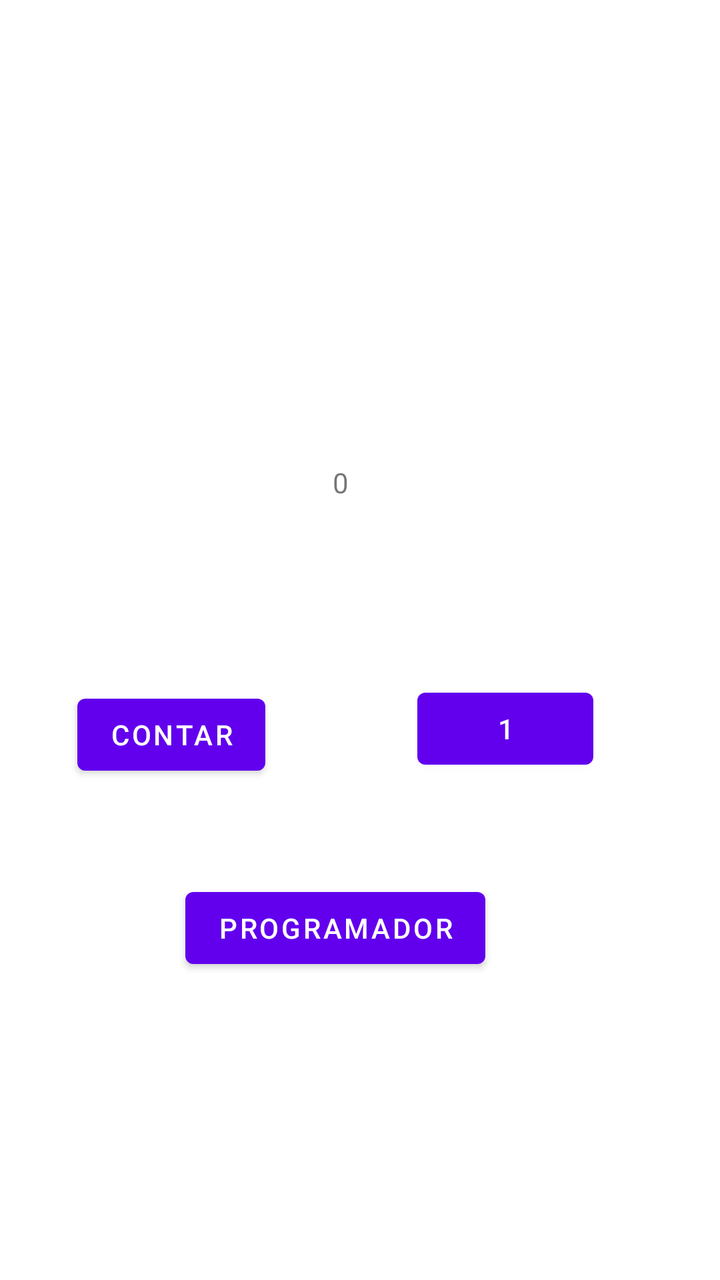
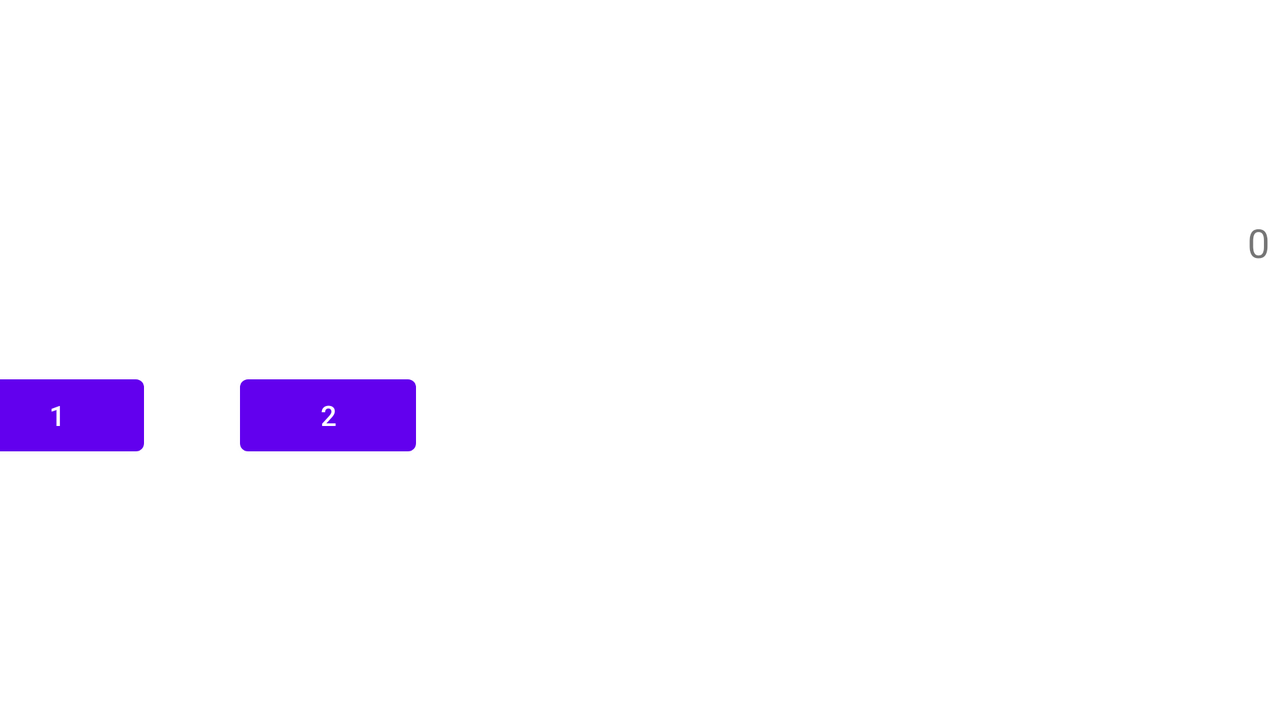

The same Android screen from two of the app's own layout files: first res/layout/ as a phone draws it, then the repository's variant for another configuration, drawn on a device whose configuration selects that folder. Both files follow.
<!-- AndroidManifest.xml: application theme Theme.MiPrimerPrograma -->
<!-- res/layout/activity_main.xml -->
<?xml version="1.0" encoding="utf-8"?>
<androidx.constraintlayout.widget.ConstraintLayout xmlns:android="http://schemas.android.com/apk/res/android"
    xmlns:app="http://schemas.android.com/apk/res-auto"
    xmlns:tools="http://schemas.android.com/tools"
    android:layout_width="match_parent"
    android:layout_height="match_parent"
    tools:context=".MainActivity">

    <TextView
        android:id="@+id/txtvDisplay"
        android:layout_width="wrap_content"
        android:layout_height="wrap_content"
        android:text="0"
        app:layout_constraintBottom_toBottomOf="parent"
        app:layout_constraintEnd_toEndOf="parent"
        app:layout_constraintHorizontal_bias="0.473"
        app:layout_constraintStart_toStartOf="parent"
        app:layout_constraintTop_toTopOf="parent"
        app:layout_constraintVertical_bias="0.373" />

    <Button
        android:id="@+id/button"
        android:layout_width="wrap_content"
        android:layout_height="wrap_content"
        android:onClick="onClickContar"
        android:text="Contar"
        app:layout_constraintBottom_toBottomOf="parent"
        app:layout_constraintEnd_toEndOf="parent"
        app:layout_constraintHorizontal_bias="0.145"
        app:layout_constraintStart_toStartOf="parent"
        app:layout_constraintTop_toBottomOf="@+id/txtvDisplay"
        app:layout_constraintVertical_bias="0.271" />

    <Button
        android:id="@+id/button2"
        android:layout_width="wrap_content"
        android:layout_height="wrap_content"
        android:layout_marginStart="76dp"
        android:onClick="onClickNumero"
        android:text="1"
        app:layout_constraintBottom_toBottomOf="parent"
        app:layout_constraintEnd_toEndOf="parent"
        app:layout_constraintHorizontal_bias="0.0"
        app:layout_constraintStart_toEndOf="@+id/button"
        app:layout_constraintTop_toTopOf="parent"
        app:layout_constraintVertical_bias="0.575" />

    <Button
        android:id="@+id/button3"
        android:layout_width="wrap_content"
        android:layout_height="wrap_content"
        android:layout_marginBottom="152dp"
        android:onClick="onClickProgramador"
        android:text="Programador"
        app:layout_constraintBottom_toBottomOf="parent"
        app:layout_constraintEnd_toEndOf="parent"
        app:layout_constraintHorizontal_bias="0.441"
        app:layout_constraintStart_toStartOf="parent"
        app:layout_constraintTop_toBottomOf="@+id/button2"
        app:layout_constraintVertical_bias="1.0" />

</androidx.constraintlayout.widget.ConstraintLayout>
<!-- resources referenced by this layout -->
<resources>
  <style name="Theme.MiPrimerPrograma" parent="Theme.MaterialComponents.DayNight.DarkActionBar">
          
          <item name="colorPrimary">@color/purple_500</item>
          <item name="colorPrimaryVariant">@color/purple_700</item>
          <item name="colorOnPrimary">@color/white</item>
          
          <item name="colorSecondary">@color/teal_200</item>
          <item name="colorSecondaryVariant">@color/teal_700</item>
          <item name="colorOnSecondary">@color/black</item>
          
          <item name="android:statusBarColor" tools:targetApi="l">?attr/colorPrimaryVariant</item>
          
      </style>
</resources>
<!-- res/layout-land/activity_main.xml (the repository's variant of the layout above) -->
<!-- drawn on the phone turned sideways -->
<?xml version="1.0" encoding="utf-8"?>
<androidx.constraintlayout.widget.ConstraintLayout xmlns:android="http://schemas.android.com/apk/res/android"
    xmlns:app="http://schemas.android.com/apk/res-auto"
    xmlns:tools="http://schemas.android.com/tools"
    android:layout_width="match_parent"
    android:layout_height="match_parent"
    tools:context=".MainActivity">

    <TextView
        android:id="@+id/txtvDisplay"
        android:layout_width="match_parent"
        android:layout_height="wrap_content"
        android:layout_marginRight="5dp"
        android:gravity="right"
        android:text="0"
        android:textSize="20sp"
        app:layout_constraintBottom_toBottomOf="parent"
        app:layout_constraintEnd_toEndOf="parent"
        app:layout_constraintHorizontal_bias="0.471"
        app:layout_constraintStart_toStartOf="parent"
        app:layout_constraintTop_toTopOf="parent"
        app:layout_constraintVertical_bias="0.323" />

    <Button
        android:id="@+id/btnUno"
        android:layout_width="wrap_content"
        android:layout_height="wrap_content"
        android:layout_marginEnd="568dp"
        android:onClick="onClickNumero"
        android:text="@string/btnStringUno"
        app:layout_constraintBottom_toBottomOf="parent"
        app:layout_constraintEnd_toEndOf="parent"
        app:layout_constraintTop_toTopOf="parent"
        app:layout_constraintVertical_bias="0.589" />

    <Button
        android:id="@+id/btnDos"
        android:layout_width="wrap_content"
        android:layout_height="wrap_content"
        android:layout_marginEnd="432dp"
        android:onClick="onClickNumero"
        android:text="@string/btnStringDos"
        app:layout_constraintBottom_toBottomOf="parent"
        app:layout_constraintEnd_toEndOf="parent"
        app:layout_constraintTop_toTopOf="parent"
        app:layout_constraintVertical_bias="0.589" />

</androidx.constraintlayout.widget.ConstraintLayout>
<!-- resources referenced by the variant -->
<!-- as the phone turned sideways resolves them -->
<resources>
  <string name="btnStringDos">2</string>
  <string name="btnStringUno">1</string>
  <style name="Theme.MiPrimerPrograma" parent="Theme.MaterialComponents.DayNight.DarkActionBar">
          
          <item name="colorPrimary">@color/purple_500</item>
          <item name="colorPrimaryVariant">@color/purple_700</item>
          <item name="colorOnPrimary">@color/white</item>
          
          <item name="colorSecondary">@color/teal_200</item>
          <item name="colorSecondaryVariant">@color/teal_700</item>
          <item name="colorOnSecondary">@color/black</item>
          
          <item name="android:statusBarColor" tools:targetApi="l">?attr/colorPrimaryVariant</item>
          
      </style>
</resources>
